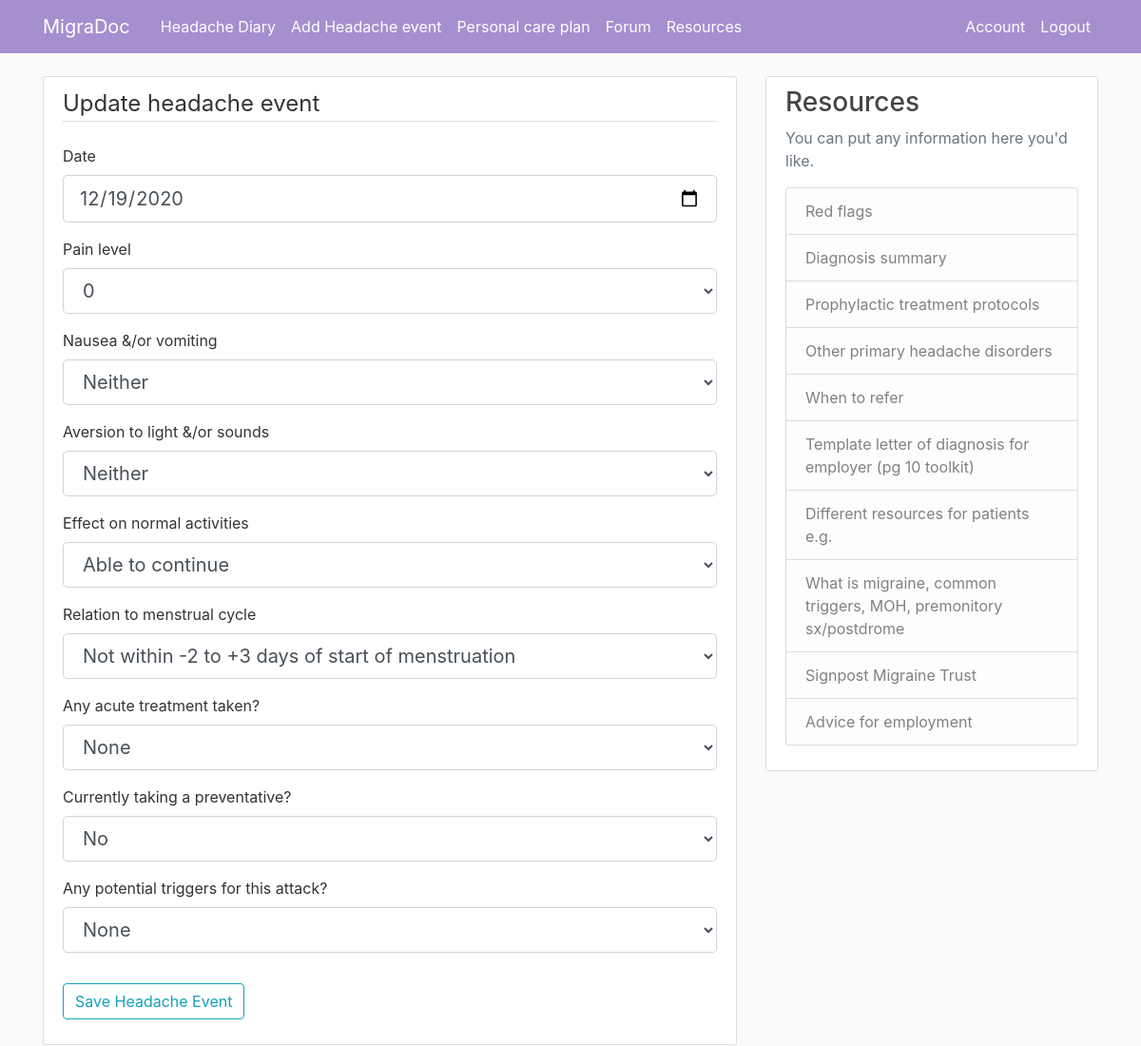
Page /event/12/update (signed in) on the committed database.
### md_app/models.py (models this page shows, shortened)
class HeadacheEvent(db.Model):
    id = db.Column(db.Integer, primary_key=True)
    date = db.Column(db.DateTime, nullable=False, default=date.today)
    pain = db.Column(db.Integer, nullable=False)
    nv = db.Column(db.String, nullable=False)
    phonophoto = db.Column(db.String, nullable=False)
    adls = db.Column(db.String, nullable=False, default="Able to continue with activities")
    period = db.Column(db.String, nullable=True, default="Not within -2 to +3 days of start of period")
    acutetx = db.Column(db.String, nullable=False)
    prophylactic = db.Column(db.String, nullable=False, default=0)
    prophylacticDose = db.Column(db.Integer, nullable=True)
    triggers = db.Column(db.Integer, nullable=False)
    user_id = db.Column(db.Integer, db.ForeignKey('user.id'), nullable=False)

### md_app/events/routes.py (the view)
@events.route("/event/<int:event_id>/update", methods=['GET', 'POST'])
@login_required
def update_event(event_id):
    event = HeadacheEvent.query.get_or_404(event_id)
    if event.migraineur != current_user:
        abort(403)
    form = EventForm()
    if form.validate_on_submit():
        event.date = form.date.data
        event.pain = form.pain.data
        event.nv = form.nv.data
        event.phonophoto = form.phonophoto.data
        event.adls = form.adls.data
        event.period = form.period.data
        event.acutetx = form.acutetx.data
        event.prophylactic = form.prophylactic.data
        event.triggers = form.triggers.data
        db.session.commit()
        flash('Event has been updated', 'success')
        return redirect(url_for('events.event', event_id=event.id))
    elif request.method == 'GET':
        form.date.data = event.date
        form.pain.data = event.pain
        form.nv.data = event.nv
        form.phonophoto.data = event.phonophoto
        form.adls.data = event.adls
        form.period.data = event.period
        form.acutetx.data = event.acutetx
        form.prophylactic.data = event.prophylactic
        form.triggers.data = event.triggers
    return render_template('create_event.html', title='Update Event', form=form, legend='Update headache event')

### md_app/models.py (called while the page is built)
@login_manager.user_loader
def load_user(user_id):
    return User.query.get(int(user_id))

### md_app/templates/create_event.html (shortened to what this page needs)
{% extends "layout.html" %}
{% block content %}
<div class="content-section">
    <form method="POST" action="">
        <fieldset class="form-group">
            <legend class="border-bottom mb-4">{{ legend }}</legend>
            <div class="form-group">
                {{ form.date.label(class="form-control-label") }}
                {% if form.date.errors %}
                    {{ form.date(class="form-control form-control-lg is-invalid") }}
                    <div class="invalid-feedback">
                        {% for error in form.date.errors %}
                            <span>{{ error }}</span>
                        {% endfor %}
                    </div>
                {% else %}
                    {{ form.date(class="form-control form-control-lg") }}
                {% endif %}
            </div>
            <div class="form-group">
                {{ form.pain.label(class="form-control-label") }}
                {% if form.pain.errors %}
                    {{ form.pain(class="form-control form-control-lg is-invalid") }}
                    <div class="invalid-feedback">
                        {% for error in form.pain.errors %}
                            <span>{{ error }}</span>
                        {% endfor %}
                    </div>
                {% else %}
                    {{ form.pain(class="form-control form-control-lg") }}
                {% endif %}
            </div>
            <div class="form-group">
                {{ form.nv.label(class="form-control-label") }}
                {% if form.nv.errors %}
                    {{ form.nv(class="form-control form-control-lg is-invalid") }}
                    <div class="invalid-feedback">
                        {% for error in form.nv.errors %}
                            <span>{{ error }}</span>
                        {% endfor %}
                    </div>
                {% else %}
                    {{ form.nv(class="form-control form-control-lg") }}
                {% endif %}
            </div>
            <div class="form-group">
                {{ form.phonophoto.label(class="form-control-label") }}
                {% if form.phonophoto.errors %}
                    {{ form.phonophoto(class="form-control form-control-lg is-invalid") }}
                    <div class="invalid-feedback">
                        {% for error in form.phonophoto.errors %}
                            <span>{{ error }}</span>
                        {% endfor %}
                    </div>
                {% else %}
                    {{ form.phonophoto(class="form-control form-control-lg") }}
                {% endif %}
            </div>
            <div class="form-group">
                {{ form.adls.label(class="form-control-label") }}
                {% if form.adls.errors %}
                    {{ form.adls(class="form-control form-control-lg is-invalid") }}
                    <div class="invalid-feedback">
                        {% for error in form.adls.errors %}
                            <span>{{ error }}</span>
                        {% endfor %}
                    </div>
                {% else %}
                    {{ form.adls(class="form-control form-control-lg") }}
                {% endif %}
            </div>
            <div class="form-group">
                {{ form.period.label(class="form-control-label") }}
                {% if form.period.errors %}
                    {{ form.period(class="form-control form-control-lg is-invalid") }}
                    <div class="invalid-feedback">
                        {% for error in form.period.errors %}
                            <span>{{ error }}</span>
                        {% endfor %}
                    </div>
                {% else %}
                    {{ form.period(class="form-control form-control-lg") }}
                {% endif %}
            </div>
            <div class="form-group">
                {{ form.acutetx.label(class="form-control-label") }}
                {% if form.acutetx.errors %}
                    {{ form.acutetx(class="form-control form-control-lg is-invalid") }}
                    <div class="invalid-feedback">
                        {% for error in form.acutetx.errors %}
                            <span>{{ error }}</span>
                        {% endfor %}
                    </div>
                {% else %}
                    {{ form.acutetx(class="form-control form-control-lg") }}
                {% endif %}
            </div>
            <div class="form-group">
                {{ form.prophylactic.label(class="form-control-label") }}
                {% if form.prophylactic.errors %}
                    {{ form.prophylactic(class="form-control form-control-lg is-invalid") }}
                    <div class="invalid-feedback">
                        {% for error in form.prophylactic.errors %}
                            <span>{{ error }}</span>
                        {% endfor %}
                    </div>
                {% else %}
                    {{ form.prophylactic(class="form-control form-control-lg") }}
                {% endif %}
            </div>
            <div class="form-group">
                {{ form.triggers.label(class="form-control-label") }}
                {% if form.triggers.errors %}
                    {{ form.triggers(class="form-control form-control-lg is-invalid") }}
                    <div class="invalid-feedback">
                        {% for error in form.triggers.errors %}
                            <span>{{ error }}</span>
                        {% endfor %}
                    </div>
                {% else %}
                    {{ form.triggers(class="form-control form-control-lg") }}
                {% endif %}
            </div>
        </fieldset>
        <div class="form-group">
            {{ form.submit(class="btn btn-outline-info") }}
        </div>
    </form>
</div>
{% endblock content %}

### md_app/templates/layout.html (style rules this page uses)
body { background: #fafafa; color: #333333; margin-top: 5rem; }
.content-section { background: #ffffff; padding: 10px 20px; border: 1px solid #dddddd; border-radius: 3px; margin-bottom: 20px; }

### rows in the picture
HeadacheEvent: date "12/19/2020", pain "0", nv "Neither", phonophoto "Neither", adls "Able to continue", period "Not within -2 to +3 days of start of menstruation", acutetx "None", prophylactic "No", triggers "None"

### other values in the picture
{{ legend }} "Update headache event"
